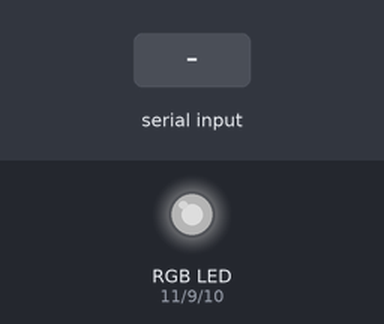
The sketch below on a simulated Arduino Uno, built with avr-gcc and run on an emulated ATmega328P. On the bench: an RGB LED mixed from three pins (HIGH = lit). The inputs (shaded band) are chosen by the test bench. Dim RGB values are drawn brighter than linear.

Above: at 1.2 s.
1.3 s: "90,45,200\n" received over Serial
At 2.4 s:
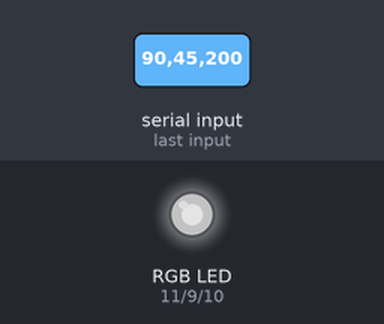
2.9 s: "200\n" received over Serial
At 3.8 s:
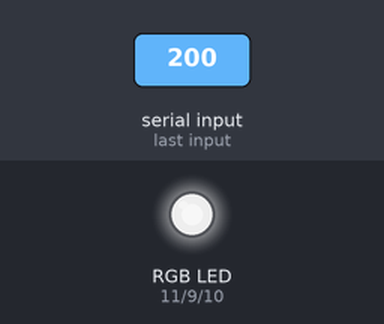
4.4 s: "90,45\n" received over Serial
At 5.7 s:
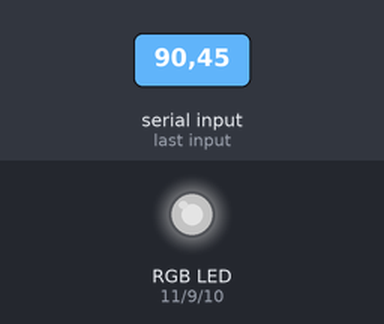
Timing chart, 0 to 7.4 s (numbered marks = the images above; inputs shaded):
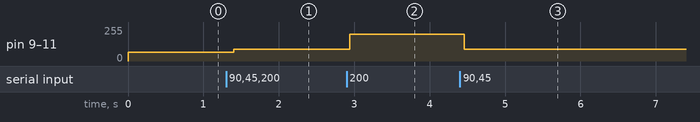

Measured:
- after the input at 1.3 s, pin 9 (greenPin), pin 10 (bluePin), pin 11 (redPin): 64/255 → 90/255 after 0.10 s
- after the input at 2.9 s, pin 9 (greenPin), pin 10 (bluePin), pin 11 (redPin): 90/255 → 200/255 at once
- after the input at 4.4 s, pin 9 (greenPin), pin 10 (bluePin), pin 11 (redPin): 200/255 → 90/255 after 0.06 s

The sketch:

rgbled-arduino.ino
```cpp
const int redPin = 11;
const int bluePin = 10;
const int greenPin = 9;

int redOutValue = 64;
int greenOutValue = 64;
int blueOutValue = 64;

//Passed in via REDVAL:GREENVAL:BLUEVAL
//E.G. 1:115:15

// Maximum number of substrings expected
const int MAX_SUBSTRINGS = 3;
const char COLON = ':';

void setup(){
  pinMode(redPin, OUTPUT);
  pinMode(bluePin, OUTPUT);
  pinMode(greenPin, OUTPUT);

  Serial.begin(9600);
}

void loop(){
  String content = "";
  while (Serial.available() > 0) {
    char incoming = Serial.read();
    content.concat(incoming);
    delay (10);
  }

  String substrings[MAX_SUBSTRINGS];

  int firstColonIndex = content.indexOf(COLON);
  int secondColonInex = content.indexOf(COLON, firstColonIndex + 1);

  if (content != "") {
    substrings[0] = content.substring(0, firstColonIndex);
    substrings[1] = content.substring(firstColonIndex + 1, secondColonInex);
    substrings[2] = content.substring(secondColonInex + 1);
  }

  //Serial.println(substrings[1].toInt());

  redOutValue = content != "" ? substrings[0].toInt() : redOutValue;
  greenOutValue = content != "" ? substrings[1].toInt() : greenOutValue;
  blueOutValue = content != "" ? substrings[2].toInt() : blueOutValue;

  analogWrite(redPin, redOutValue);
  analogWrite(greenPin, greenOutValue);
  analogWrite(bluePin, blueOutValue);
}
```
